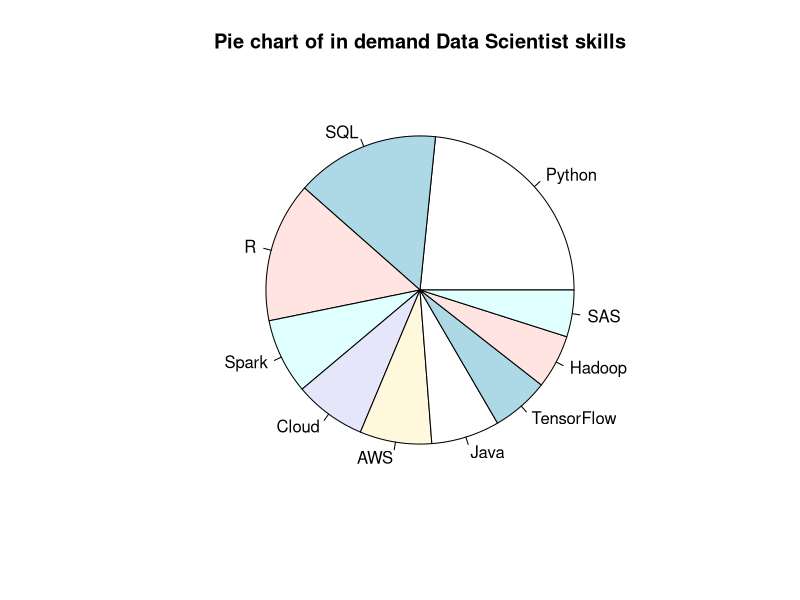
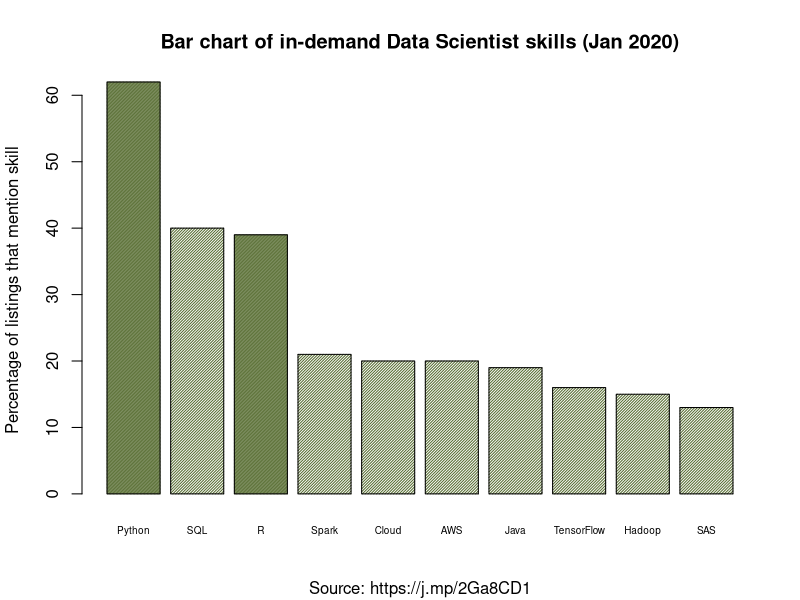

The R source for these figures, in order:
## ---- chunk 1
# Reproduce the data

percent <- c(62,40,39,21,20,20,19,16,15,13)
skill <- c("Python","SQL","R","Spark","Cloud","AWS","Java","TensorFlow","Hadoop","SAS")
## ---- chunk 2
# Ugly visualisation of the data

pie(percent, main="Pie chart of in demand Data Scientist skills", labels=skill)
## ---- chunk 3
# Creating a bar chart with Base R

barplot(percent, 
main="Bar chart of in-demand Data Scientist skills (Jan 2020)", 
sub = "Source: https://j.mp/2Ga8CD1",
ylab="Percentage of listings that mention skill", 
names.arg=skill, 
cex.names = 0.6,                                     # Shrinks text size so fits on x-axis
col="darkolivegreen",                                # Colour for bar chart boxes
density=c(100, 50, 100, 50, 50, 50, 50, 50, 50, 50)) # Shades Python and R in a darker colour
